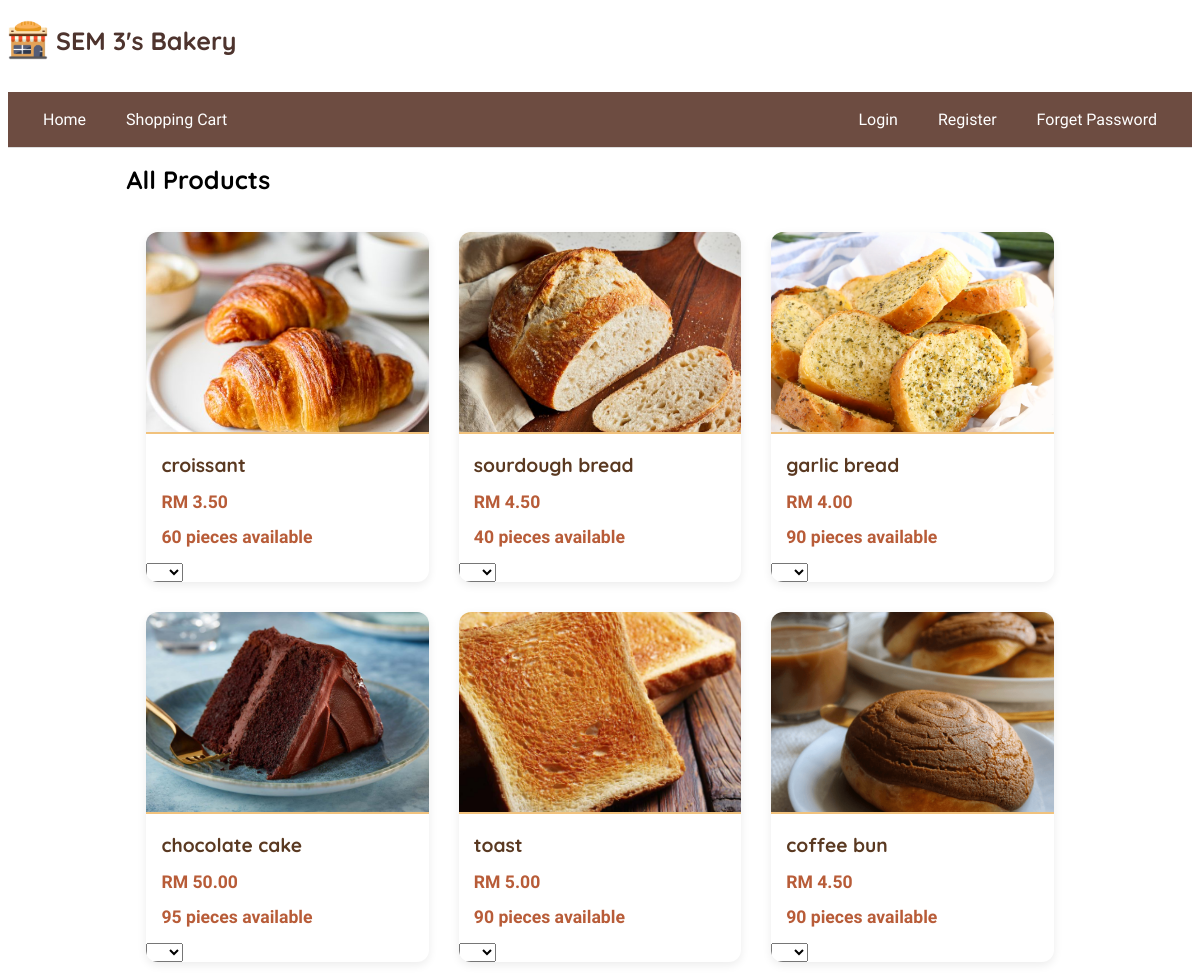
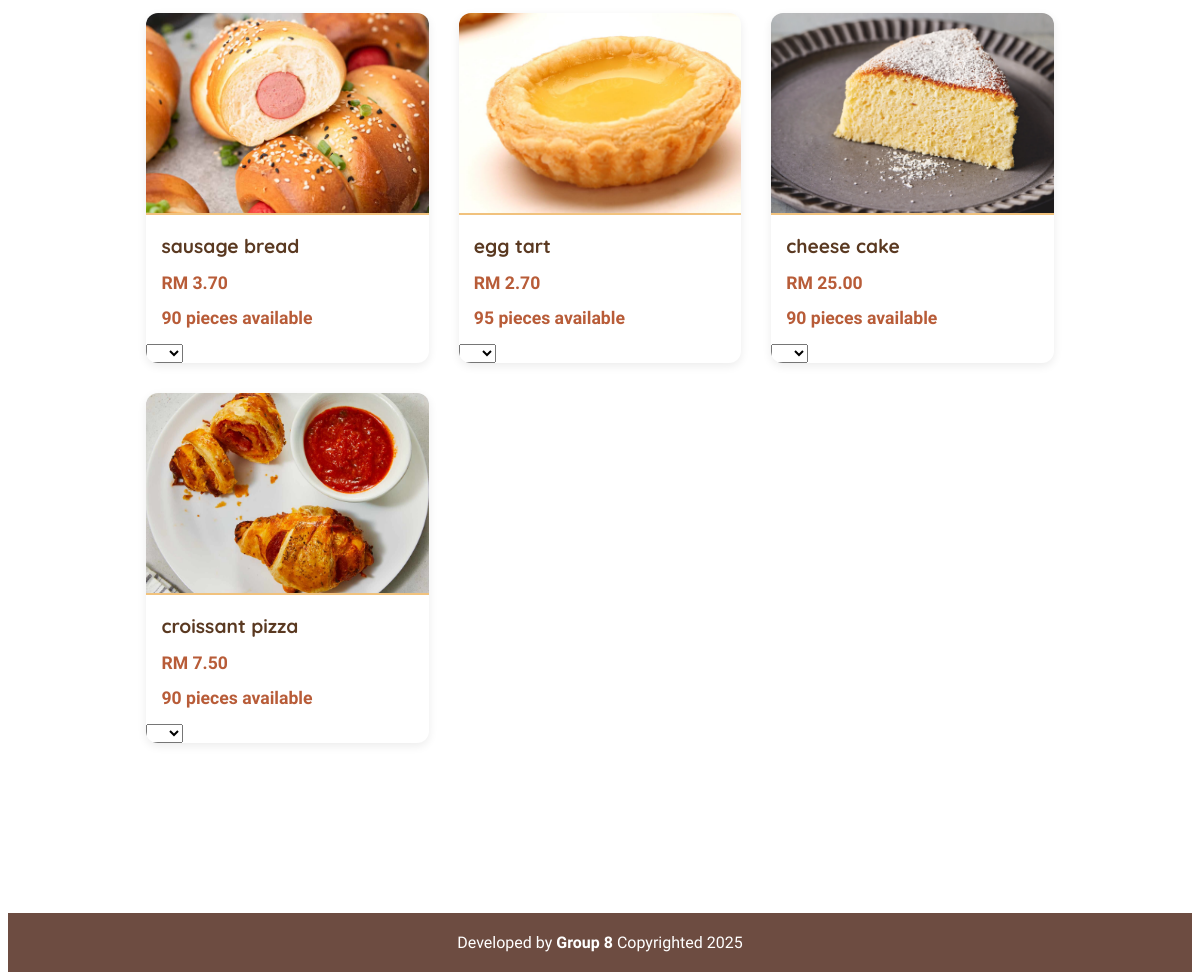
Screenshot of /product/products.php with the database file from the repository (2 pictures, top to bottom).
### tables this page shows
CREATE TABLE `product` (
  `id` char(4) NOT NULL,
  `name` varchar(100) NOT NULL,
  `price` decimal(4,2) NOT NULL,
  `description` varchar(300) NOT NULL,
  `photo` varchar(100) NOT NULL,
  `stock` int(11) NOT NULL
);

### product/products.php (the view, shortened to what this page needs)
<?php
require '../base.php';
$category = $_GET['category'] ?? '';
if ($category === 'cake') {
    $query = "SELECT * FROM product WHERE name LIKE '%cake%'";
} elseif ($category === 'bread') {
    $query = "SELECT * FROM product WHERE name NOT LIKE '%cake%' AND name NOT LIKE'%Tart%'";
} elseif ($category === 'pastries') {
    $query = "SELECT * FROM product WHERE name LIKE '%Tart%'";
} else {
    $query = "SELECT * FROM product ";
}
$products = $_db->query($query)->fetchAll();
$_title = ucfirst($category) ?: 'All Products';
include '../head.php';
?>
<div class="product-grid">
    <?php foreach ($products as $product): ?>
        <?php
        $id = $product->id;
        ?>
    <div class="product-card">
        <img src="/product_img/<?= $product->photo ?>" alt="<?= $product->name ?>" data-get="detail.php?id=<?= $product->id ?>">
        <h3><?= $product->name ?></h3>
        <p>RM <?= number_format($product->price, 2) ?></p>
        <p><?=$product->stock ?> pieces available</p>
        <form method="post">
        <?php if($product->stock != 0): ?>
                <?= html_select('unit', $_units, '') ?>
                <?php endif ?>
            </form>
    </div>
    <?php endforeach; ?>
</div>
<?php include '../foot.php'; ?>

### head.php (shortened to what this page needs)
<!DOCTYPE html>
<html lang="en">
<head>
    <link rel="stylesheet" href="/css/bakery.css">
</head>
<body>
<header>
         <a href="/">
             <img src="/image/icon.jpg" alt="logo" class="logo">
             <h1 class="name">SEM 3's Bakery</h1>
         </a>
     </header>
    <nav class="navigation">
        <a href="/">Home</a>
        <?php if (!$_user || $_user?->role == "Member"): ?>
        <a href="/order/shopping_cart.php">
            Shopping Cart
        </a>
        <?php endif ?>
        <?php if (!$_user): ?>
            <a href="/user/login.php">Login</a>
            <a href="/user/register.php">Register</a>
            <a href="/user/reset.php">Forget Password</a>
        <?php endif ?>
    </nav>
    <main>
        <h1><?= $_title ?? 'Untitled' ?></h1>

### base.php (shortened to what this page needs)
<?php
function encode($value)
{
    return htmlentities($value);
}
function html_select($key, $items, $default = '- Select One -', $attr = '')
{
    $value = encode($GLOBALS[$key] ?? '');
    echo "<select id='$key' name='$key' $attr>";
    if ($default !== null) {
        echo "<option value=''>$default</option>";
    }
    foreach ($items as $id => $text) {
        $state = $id == $value ? 'selected' : '';
        echo "<option value='$id' $state>$text</option>";
    }
    echo '</select>';
}
$_user = $_SESSION['user'] ?? null;
$_units = array_combine(range(1, 10), range(1, 10));

### foot.php
</main>
<footer>
    Developed by <strong>Group 8</strong>
    Copyrighted <?= date('Y') ?>
</footer>

### css/bakery.css (style rules this page uses)
body { font-family: 'Muli', sans-serif; }
h1, h2, h3 { font-family: 'Quicksand', sans-serif; }
main { width: 80%; margin: 0 auto; padding-bottom: 100px; }
header a { color: #4E342E; text-align: left; text-decoration: none; display: inline-flex; align-items: center; }
h1 { font-size: 25px; }
.logo { width: 40px; height: auto; margin-right: 8px; }
footer { background-color: #6D4C41; color: #fff; text-align: center; padding: 20px 0; bottom: 0; width: 100%; margin-top: 50px; }
.navigation { position: sticky; top: 0; display: flex; flex-wrap: wrap; align-items: center; justify-content: center; background-color: #6D4C41; padding: 10px 20px; border-bottom: 1px solid #ddd; gap: 10px; }
.navigation a { color: #fff; text-decoration: none; padding: 8px 15px; }
.product-grid { display: grid; grid-template-columns: repeat(auto-fill, minmax(250px, 1fr)); gap: 30px; padding: 20px; margin: 0 auto; max-width: 1200px; }
.product-card { background: white; border-radius: 12px; overflow: hidden; box-shadow: 0 3px 10px rgba(0, 0, 0, 0.08); transition: all 0.3s ease; }
.product-card img { width: 100%; height: 200px; object-fit: cover; border-bottom: 2px solid #f1c27d; cursor: pointer; }
.product-card h3 { margin: 15px; font-size: 1.2rem; color: #5a3921; }
.product-card p { margin: 0 15px 15px; font-size: 1.1rem; color: #b85c38; font-weight: 600; }

### rows the page displays
product: photo+name (picture), name "croissant", price "3.50", stock "60"
product: photo (picture), name "sourdough bread", price "4.50", stock "40"
product: photo (picture), name "garlic bread", price "4.00", stock "90"
product: photo (picture), name "chocolate cake", price "50.00", stock "95"
product: photo+name (picture), name "toast", price "5.00", stock "90"
product: photo (picture), name "coffee bun", price "4.50", stock "90"
product: photo (picture), name "sausage bread", price "3.70", stock "90"
product: photo (picture), name "egg tart", price "2.70", stock "95"
product: photo (picture), name "cheese cake", price "25.00", stock "90"
product: photo (picture), name "croissant pizza", price "7.50", stock "90"

### other values shown
$_title "All Products"
